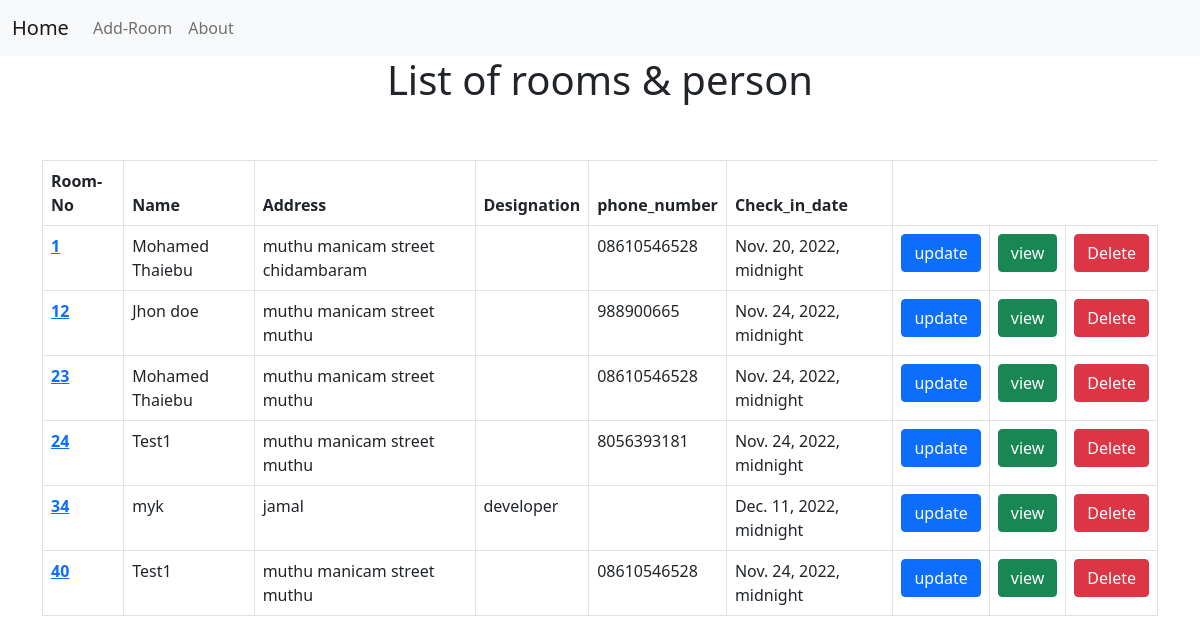
The page /person_list/ on the database as committed earlier.
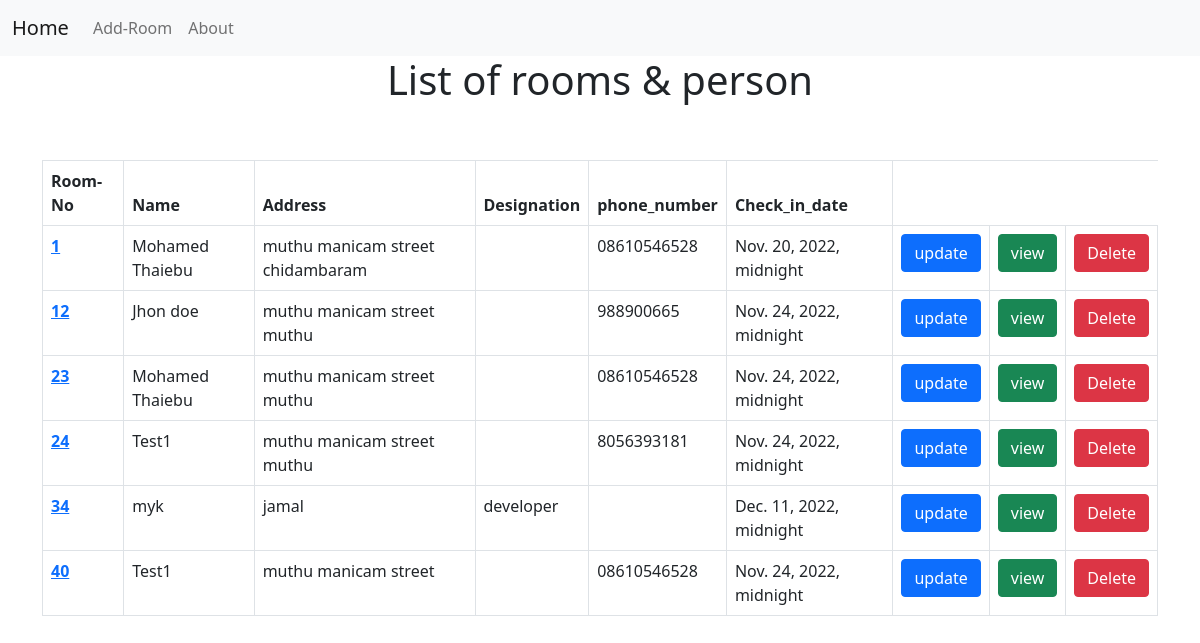
The same page on the database as committed later.
### room_app/models.py (models this page shows)
class Booking(models.Model):
    Room_No = models.CharField(max_length=5 ,primary_key=True)
    Room_Type = models.CharField(
        max_length = 20,
        choices = ROOM_CHOICES,
        default = '1'
        )
    Proof = models.ImageField(upload_to = "proofs")
    photo = models.ImageField(upload_to = "photos")
    Name = models.CharField(max_length=100)
    Name_2 = models.CharField(max_length=100,blank=True)
    Address = models.TextField(blank=True)
    Designation = models.CharField(max_length=100,blank=True)
    phone_number = models.CharField(max_length=12,blank=True)
    Emergency_number = models.CharField(max_length=12,blank=True)
    vehicel_number = models.CharField(max_length=12,blank=True)
    Advance = models.CharField(max_length=10,blank=True)
    Check_in_date = models.DateTimeField(blank=True,null=True)
    Check_out_date = models.DateTimeField(blank=True,null=True)

### room_app/views.py (the view)
# urls.py: path('person_list/', PersonListview.as_view()),
class PersonListview(ListView):
    model = Booking
    template_name = 'list_detail.html'
    ordering = ['Room_No']

### templates/list_detail.html (shortened to what this page needs)
<!DOCTYPE html>
<html lang="en">
<head>
    <link href="https://cdn.jsdelivr.net/npm/bootstrap@5.0.2/dist/css/bootstrap.min.css" rel="stylesheet">
</head>
<body>
    <header>
        <nav class="navbar navbar-expand-lg navbar-light bg-light">
            <div class="container-fluid">
              <a class="navbar-brand" href="/">Home</a>
              <div class="collapse navbar-collapse" id="navbarNav">
                <ul class="navbar-nav">
                  <li class="nav-item">
                    <a class="nav-link" href="/">Add-Room</a>
                  </li>
                  <li class="nav-item">
                    <a class="nav-link" href="/">About</a>
                  </li>
                </ul>
              </div>
            </div>
          </nav>
      </header>
    <h1 style="text-align: center;">List of rooms & person</h1>
    <div class="container table-responsive py-5">
     <table class="table table-bordered table-hover">
         <thead  class="thead-dark">
           <tr>
             <th scope="col">Room-No</th>
             <th scope="col">Name</th>
             <th scope="col">Address</th>
             <th scope="col">Designation</th>
             <th scope="col">phone_number</th>
             <th scope="col">Check_in_date</th>
           </tr>
         </thead>
         {% for object in object_list%}
         <tbody>
           <tr>
             <th scope="row"><a href="http://127.0.0.1:8000/person_update/{{object.Room_No}}">{{object.Room_No}}</a></th>
             <td>{{object.Name}}</td>
             <td>{{object.Address}}</td>
             <td>{{object.Designation}}</td>
             <td>{{object.phone_number}}</td>
             <td>{{object.Check_in_date}}</td>
             <td><a type="button" class="btn btn-primary" href="http://127.0.0.1:8000/person_update/{{object.Room_No}}">update</a></td>
             <td><a type="button" class="btn btn-success" href="{{object.Room_No}}">view</a></td>
             <td><a type="button" class="btn btn-danger" href="{{object.Room_No}}/delete/">Delete</a></td>
           </tr>
         </tbody>
         {% endfor %}
     </table>
    </div>
</body>
</html>

Rows that differ between the two databases and show on the page:
changed Booking id 40: Address "muthu manicam street muthu" → "muthu manicam street"
